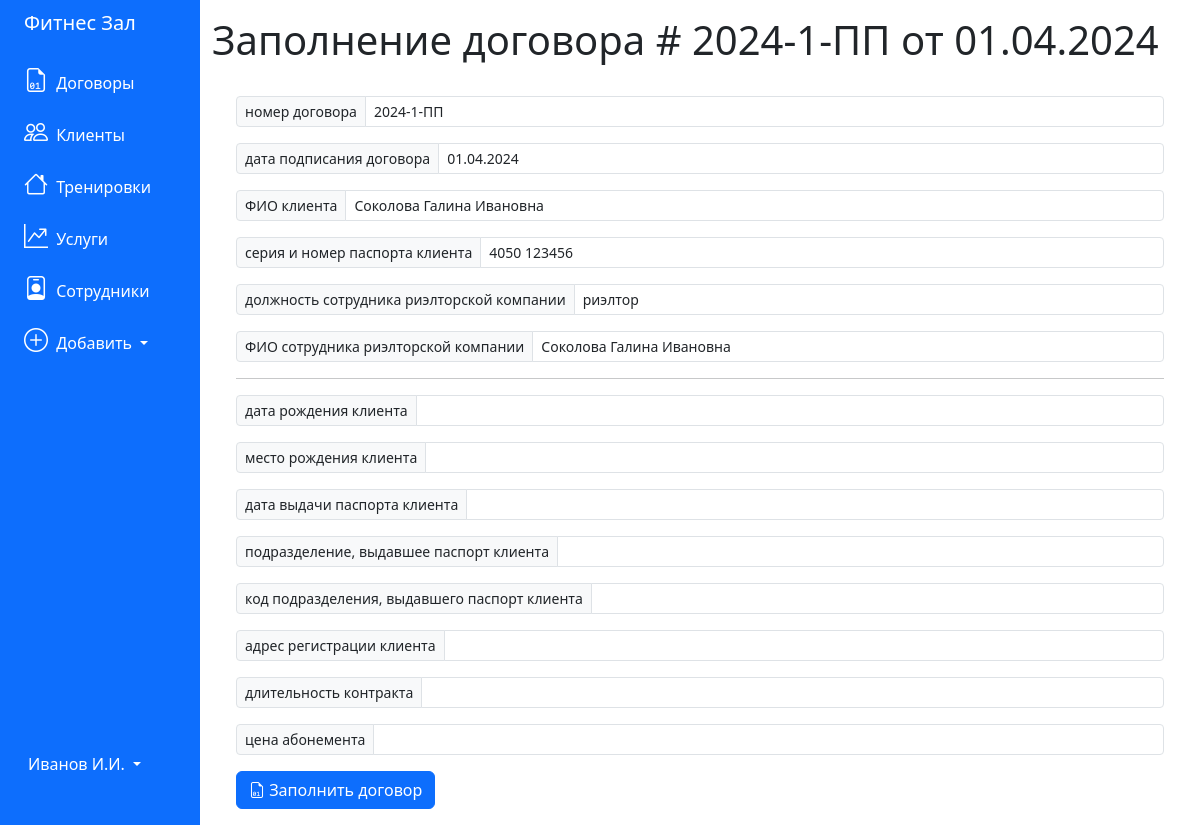
/generate_contract?id_contract=4, run on an earlier commit of the app's database.
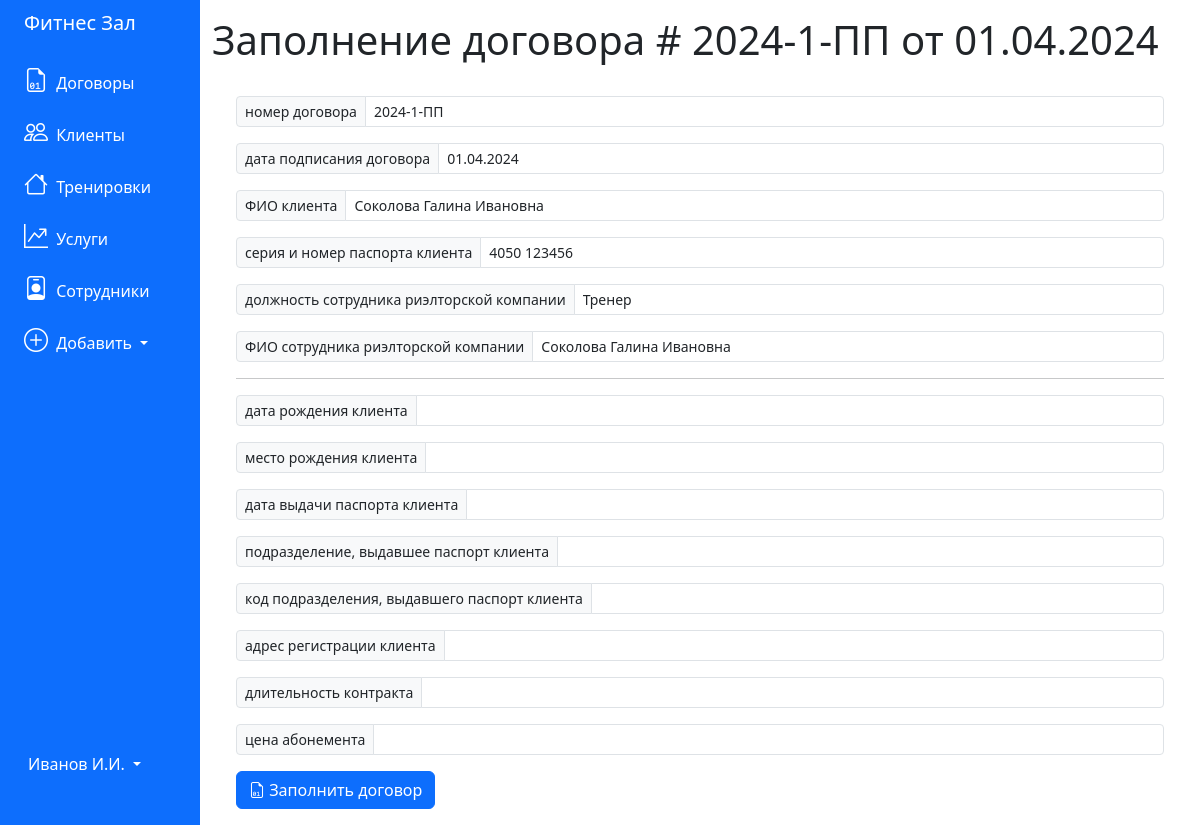
And on a later commit of the database.
### tables this page shows
CREATE TABLE 'employees' (
	"id_employee" INTEGER PRIMARY KEY AUTOINCREMENT,
	'name' TEXT,
	'email' TEXT,
	'phone_number' TEXT,
	'position' TEXT,
	'department' TEXT,
	'chief_id' INTEGER
);

### app.py (the view)
@app.route('/generate_contract', methods=('GET', 'POST'))
def generate_contract():
    id = int(request.args.get('id_contract'))
    conn = get_db_connection()
    pos = conn.execute("""SELECT * FROM contracts, trainings, clients, employees
            WHERE contracts.training_id = trainings.id_training and
                        contracts.client_id = clients.id_client and
                        contracts.employee_id = employees.id_employee and
                        contracts.id_contract = ?
                        """, (id,)).fetchone()
    conn.close()
    contract_params = {
        'CLIENT_BIRTHDATE': 'дата рождения клиента',
        'CLIENT_BIRTHPLACE': 'место рождения клиента',
        'CLIENT_PASSPORT_DATE': 'дата выдачи паспорта клиента',
        'CLIENT_PASSPORT_DEPARTMENT': 'подразделение, выдавшее паспорт клиента',
        'CLIENT_PASSPORT_DEPCODE': 'код подразделения, выдавшего паспорт клиента',
        'CLIENT_REG_ADDRESS': 'адрес регистрации клиента',
        'CONTRACT_DURATION': 'длительность контракта',
        'CONTRACT_PRICE': 'цена абонемента'}
    contract_params_auto = {
        'CONTRACT_NUMBER': ['номер договора', pos['number']],
        'CONTRACT_DATE': ['дата подписания договора', pos['date']],
        'CLIENT_FULLNAME': ['ФИО клиента', pos['name']],
        'CLIENT_PASSPORT_NUMBER': ['серия и номер паспорта клиента', pos['passport']],
        'EMPLOYEE_POSITION': ['должность сотрудника риэлторской компании', pos['position']],
        'EMPLOYEE_FULLNAME': ['ФИО сотрудника риэлторской компании', pos['name']], }
    if request.method == 'POST':
        result_params = request.form.to_dict()
        create_contract(id, result_params)
        filename = f"договор {pos['number']} от {pos['date']}.docx"
        return send_file(filename)
    else:
        flash('Договор не сформирован, заполните его')
        return render_template('generate_contract.html',
                               contract=pos, contract_params=contract_params, auto_params=contract_params_auto)

### app.py (called while the page is built)
def get_db_connection():
    conn = sqlite3.connect('../pythonProject4/database.db')
    conn.row_factory = sqlite3.Row
    return conn

### templates/generate_contract.html
{% extends 'base.html' %}
{% block content %}
<h1>{% block title %} Заполнение договора # {{ auto_params['CONTRACT_NUMBER'][1] }} от {{ auto_params['CONTRACT_DATE'][1] }} {% endblock %}</h1>
<br>
<form method="post" class="px-4">
    {% for key in auto_params.keys() %}
        <div class="input-group input-group-sm mb-3">
            <span class="input-group-text" id="{{key}}">{{auto_params[key][0]}}</span>
            <input type="text" name="{{key}}" class="form-control" aria-describedby="{{key}}" value="{{auto_params[key][1]}}" readonly>
        </div>
    {% endfor %}
    <hr>
    {% for key in contract_params.keys() %}
        <div class="input-group input-group-sm mb-3">
            <span class="input-group-text" id="{{key}}">{{contract_params[key]}}</span>
            <input type="text" name="{{key}}" class="form-control form-control-primary" aria-describedby="{{key}}" value="{{request.form[key]}}">
        </div>
    {% endfor %}
    <button type="submit" class="btn btn-primary"><i class="bi-file-earmark-binary"></i> Заполнить договор</button>
</form>
{% endblock %}

What changed in the data, as far as the page shows it:
changed employees: EMPLOYEE_POSITION "риэлтор" → "Тренер"
